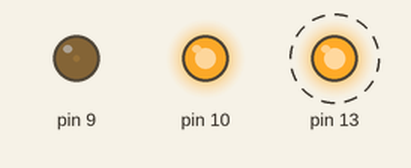
This sketch was run on a simulated Arduino Uno, built with avr-gcc and run on an emulated ATmega328P. On the bench: output pins drawn as LEDs (lit = HIGH). Dashed ring = blinking.

Above: at 0.2 s.
Timing chart, 0 to 3.0 s (numbered marks = the images above):
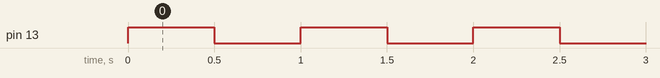

Measured:
- by itself, pin 13: alternates HIGH for 0.50 s and LOW for 0.50 s

The sketch:

Timer1.ino
```cpp
// This is just a sketch that will start Timer 1 with OC1A and OC1B enabled.


#include <avr/io.h>
#include <avr/interrupt.h>

// Useful Macros
#define bitset(byte,nbit)   ((byte) |=  (1<<(nbit)))
#define bitclear(byte,nbit) ((byte) &= ~(1<<(nbit)))
#define bitflip(byte,nbit)  ((byte) ^=  (1<<(nbit)))
#define bitcheck(byte,nbit) ((byte) &   (1<<(nbit)))

// Clock Prescaler
#define CLK_PS 1 // Divide by 1, timer runs at system oscillator speed.

// Variables to hold LED timing
static unsigned long prevLED;
const unsigned int invlLED = 500;

void setup() {
  // set up pins
  DDRB |= 0x20;  // PB5(D13) LED
  PORTB |= 0x20; // Set PB5(D13) high.
  DDRB |= 0x02;  // PB1/OCR1A(D9)
  DDRB |= 0x04;  // PB1/OCR1B(D10)

  // Set up Timer1
  // (see ATMEGA 328 datasheet for more details)
  //TCCR1A = 0x80 | 0x30 | 0x02;  // Enable OC1A and OC1B, Clear on compare match, set at BOTTOM.  Fast PWM mode 14, ICR1 is Top
  //TCCR1B = 0x18 | CLK_PS;       // Fast PWM mode 14, ICR1 is Top, set clock prescaler/enable timer.

  //TCCR1A = 0x80 | 0x30 | 0x02;  // Enable OC1A and OC1B, Clear on compare match, set at BOTTOM.  PWM, phase correct mode 10, ICR1 is Top
  //TCCR1B = 0x10 | CLK_PS;       //  PWM, phase correct mode 10, ICR1 is Top, set clock prescaler/enable timer.

  TCCR1A = 0x80 | 0x30 | 0x00;  // Enable OC1A and OC1B, Clear on compare match, set at BOTTOM.  PWM, phase and freq correct mode 8, ICR1 is Top
  TCCR1B = 0x10 | CLK_PS;       //  PWM, phase and freq correct mode 8, ICR1 is Top, set clock prescaler/enable timer.

  // Set TOP to achieve desired frequency
  ICR1 = 0x0140;                // 0x0280 - 25kHz, 0x0320 - 20kHz,  0x042A - 15kHz, 0x0640 - 10kHz when CLK_PS = 1 and mode is 14
  // Set BOTTOM for pulse duration
  OCR1A = 0x0008;               // Set Compare A Value    (0x000F = should be 1 microsecond pulse in mode 14)
  OCR1B = 0x000A;               // Set Compare B Value    (0x000F = should be 1 microsecond pulse in mode 14)

  TCNT1 = 0;                    // reset timer - count from zero
}

void loop() {
  // Blink LED at 1Hz, Timer1 runs without futher instruction.
  if ((millis() - prevLED) >= invlLED) {
    prevLED = millis();
    PINB |= 0x20; // Toggle LED
  }
}
```
